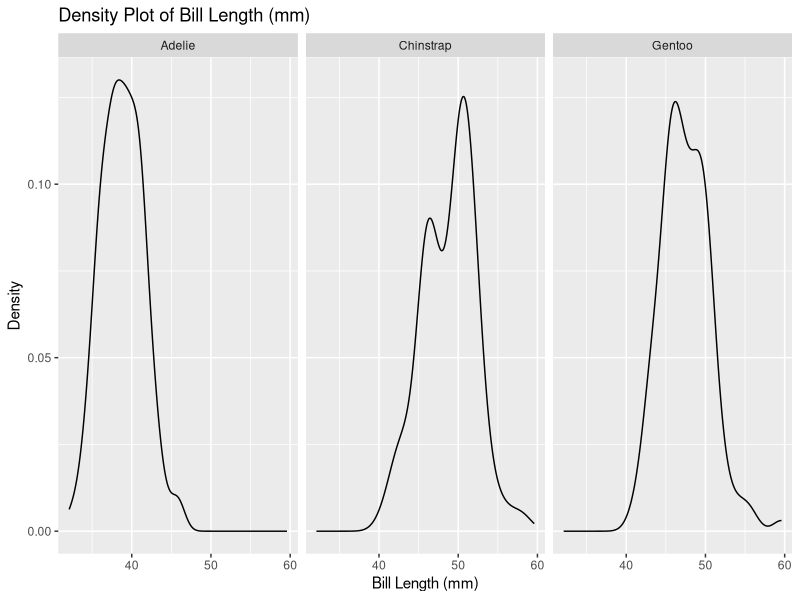
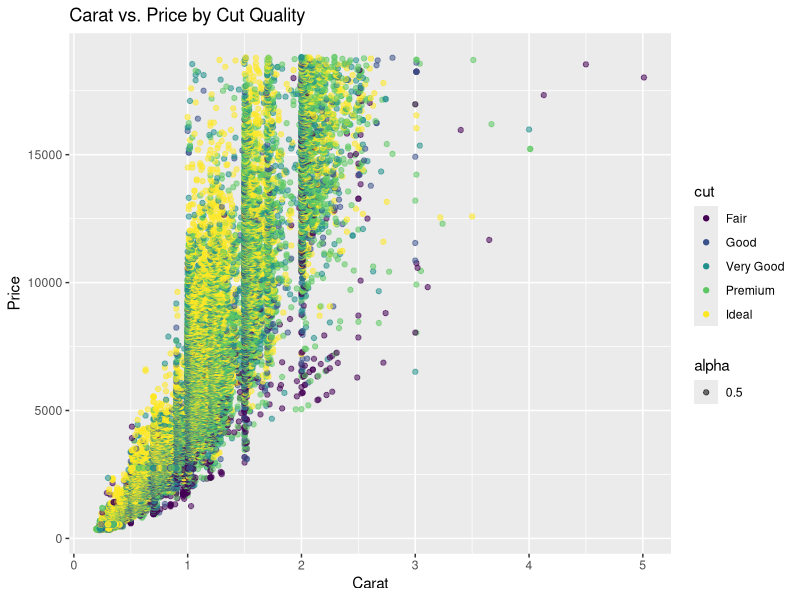
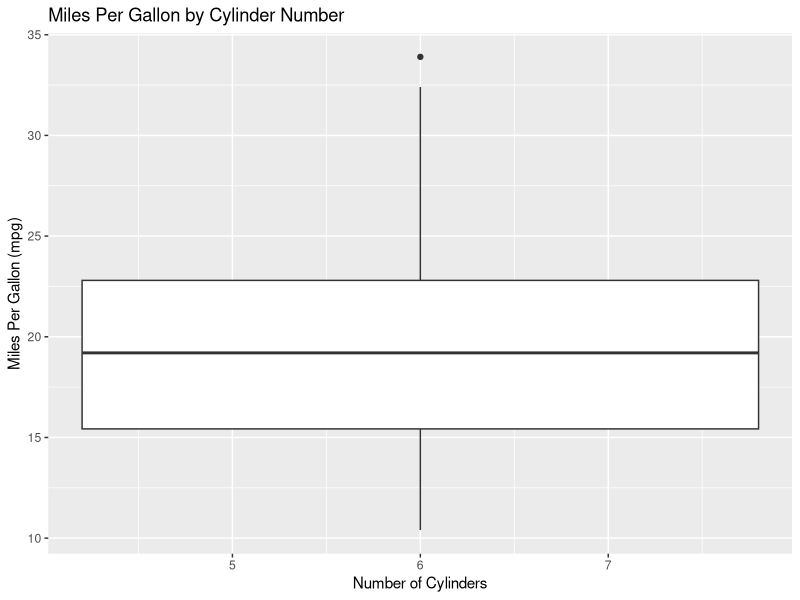
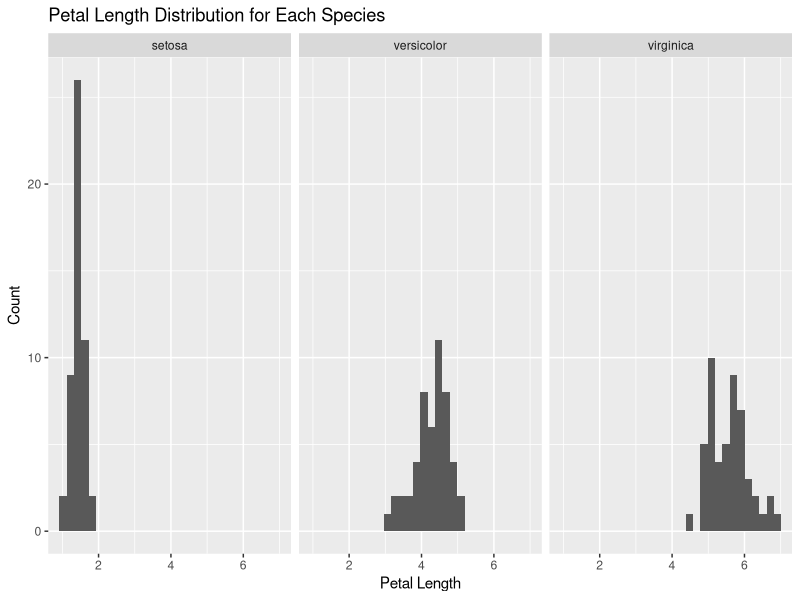

Here is the R script that generated these plots, in order:
# Please create teh following plots:

# Q1 ----

# Load the tidyverse library
library(tidyverse)

# Load the palmerpenguins library
library(palmerpenguins)

# Load the penguins dataset
data(penguins)

# Plot 1
# Create a density plot of the 'bill_length_mm' column of the penguins
# dataset.
# Use the ggplot() function to create the plot.
# Use the aes() function to specify the x-axis variable.
# Inside the aes() function, set the x parameter to the 'bill_length_mm'
# column of the penguins dataset.
# Add a + sign after the ggplot() function.
# Use the geom_density() function to add a density plot to the ggplot()
# function.
# Add a + sign after the geom_density() function.
# Use the facet_grid() function to add a facet to the ggplot() function.
# Inside the facet_grid() function, set the formula to
# "~ species".
# Add a + sign after the facet_grid() function.
# Use the labs() function to add a title to the ggplot() function.
# Inside the labs() function, set the title parameter to
# "Density Plot of Bill Length by Species".
# Set the x parameter to "Bill Length (mm)".
# Set the y parameter to "Density".

plot1 <- ggplot(data = penguins, 
                mapping = aes(x = bill_length_mm)) + 
  geom_density() +
  facet_grid(~species) +
  labs(title = "Density Plot of Bill Length (mm)", 
       x = "Bill Length (mm)", 
       y = "Density")

 
   # You code for the plot here


# To verify your answer, run the following code
plot1

# Q2 ----

# Use the diamonds dataset from ggplot2
data(diamonds)

# Plot 2
# Create a scatter plot of 'carat' vs. 'price', colored by 'cut' quality.
# Use the ggplot() function to create the plot.
# Use the aes() function to specify the x-axis and y-axis variables.
# Inside the aes() function, set the x parameter to 'carat', the y parameter to 'price'.
# Add a + sign after the ggplot() function.
# Use the geom_point() function to add a scatter plot to the ggplot() function. 
# Inside the geom_point() function, use the aes() function to set the color parameter to 'cut'.
# Set the alpha parameter inside geom_point() to 0.5 to make the points semi-transparent if there is overplotting.
# Use the geom_smooth() function to add a smooth line through the points for each 'cut' category, setting the method argument to "lm" for linear models.
# Add a + sign after the geom_point() (and geom_smooth(), if used) function.
# Use the labs() function to add a title to the ggplot() function.
# Inside the labs() function, set the title parameter to "Carat vs. Price by Cut Quality",
# Set the x parameter to "Carat",
# Set the y parameter to "Price".

plot2 <-ggplot(data = diamonds, 
               mapping = aes(x = carat, y = price)) +
               geom_point(aes(color = cut, alpha = .5)) +
              labs(title = "Carat vs. Price by Cut Quality",
                    x = "Carat",
                    y = "Price") # Your code for the plot here


# To verify your answer, run the following code
plot2

# Q3 ----


# Use the mtcars dataset
data(mtcars)

# Plot 3
# Create a boxplot of 'mpg' by 'cyl' (number of cylinders).
# Use the ggplot() function to create the plot.
# Use the aes() function to specify the x-axis and y-axis variables.
# Inside the aes() function, set the x parameter to 'cyl' and the y parameter to 'mpg'.
# NOTICE that you will need to convert the 'cyl' column to a factor using the factor() function. factor(cyl)
# Add a + sign after the ggplot() function.
# Use the geom_boxplot() function to add a boxplot to the ggplot() function.
# Add a + sign after the geom_boxplot() function.
# Use the labs() function to add a title to the ggplot() function.
# Inside the labs() function, set the title parameter to "Miles Per Gallon by Cylinder Number",
# Set the x parameter to "Number of Cylinders",
# Set the y parameter to "Miles Per Gallon (mpg)".

plot3 <- ggplot(data = mtcars,
                mapping = aes(x = cyl, y = mpg)) + 
          geom_boxplot() +
          labs(title = "Miles Per Gallon by Cylinder Number",
               x = "Number of Cylinders",
               y = "Miles Per Gallon (mpg)")
               # Your code for the plot here


# To verify your answer, run the following code
plot3

# Q4 ----

# Use the iris dataset
data(iris)

# Plot 4
# Create a histogram of 'Petal.Length' for each species.
# Use the ggplot() function to create the plot.
# Use the aes() function to specify the x-axis variable.
# Inside the aes() function, set the x parameter to 'Petal.Length'.
# Add a + sign after the ggplot() function.
# Use the geom_histogram() function to add a histogram to the ggplot() function, and set bins to 30.
# Add a + sign after the geom_histogram() function.
# Use the facet_wrap() function to add a facet for 'Species'.
# Inside the facet_wrap() function, set the facets parameter to '~ Species'.
# Add a + sign after the facet_wrap() function.
# Use the labs() function to add a title to the ggplot() function.
# Inside the labs() function, set the title parameter to "Petal Length Distribution for Each Species",
# Set the x parameter to "Petal Length",
# Set the y parameter to "Count".

plot4 <- ggplot(data = iris,
                mapping = aes(x = Petal.Length)) +
          geom_histogram(bins = 30) + 
          facet_wrap(~Species) + 
          labs(title = "Petal Length Distribution for Each Species",
               x = "Petal Length",
               y = "Count")# Your code for the plot here


# To verify your answer, run the following code
plot4



